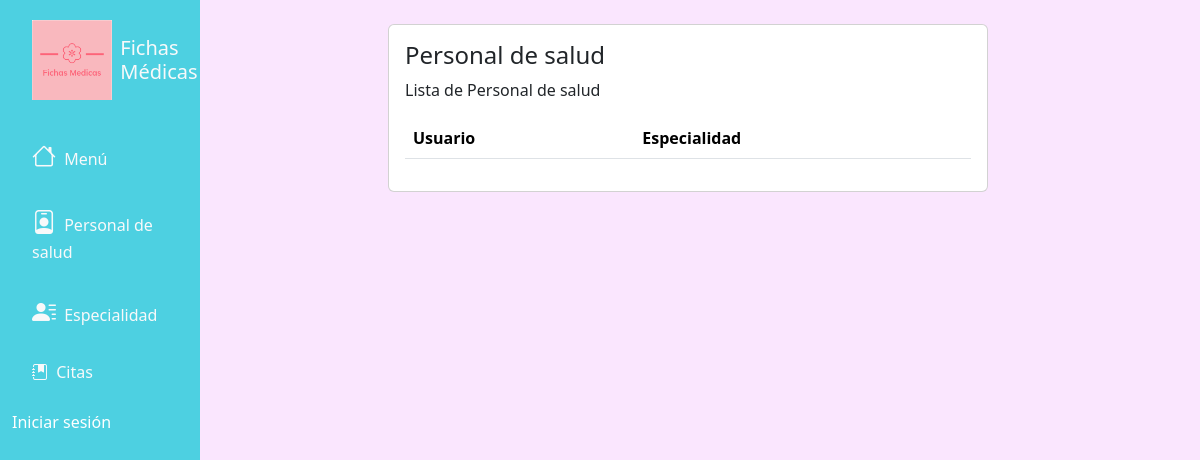
/personalsalud/, run on an earlier commit of the app's database.
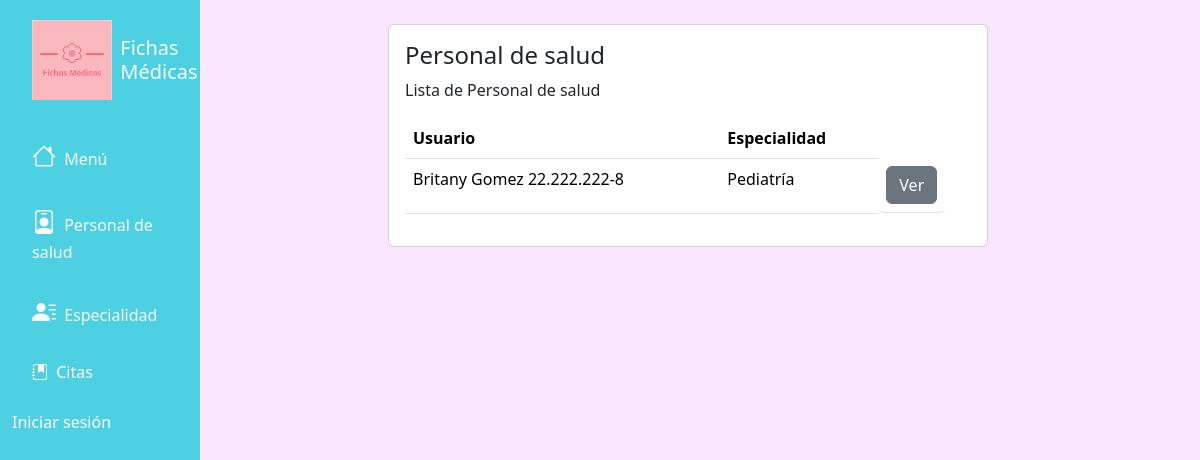
And on a later commit of the database.
### fichasapp/models.py (models this page shows, shortened)
class PersonalSalud(models.Model):
    usuario = models.ForeignKey(Usuario, on_delete=models.CASCADE)
    especialidad = models.ForeignKey(Especialidad, on_delete=models.CASCADE)

class Usuario(models.Model):
    ROL = (('Administrador', 'Administrador'),
           ('Funcionario', 'Funcionario'),
           ('Usuario', 'Usuario'),
           )
    nombre = models.CharField(max_length=50, null=True)
    apellido = models.CharField(max_length=50, null=True)
    rut = models.CharField(max_length=13, null=True)
    correo = models.EmailField(max_length=50, null=True)
    rol = models.CharField(max_length=200, null=True, choices=ROL)
    def __str__(self):
        return "{} {} {}".format(self.nombre, self.apellido, self.rut)

class Especialidad(models.Model):
    name = models.CharField(max_length=30)
    def __str__(self):
        return self.name

### fichasapp/views.py (the view)
# urls.py: path('personalsalud/', views.personalSalud, name='personalsalud'),
def personalSalud(request):
    personal = PersonalSalud.objects.all()
    return render(request, 'personalSalud/psalud.html', {'personal': personal})

### templates/personalSalud/psalud.html (shortened to what this page needs)
{% extends 'base.html' %}
{% block content %}
<div class="page-content page-container" id="page-content">
  <div class="padding">
    <div class="row container d-flex justify-content-center">
      <div class="col-lg-8 grid-margin stretch-card">
        <div class="card">
          <div class="card-body">
            <h4 class="card-title">Personal de salud</h4>
            <p class="card-description">
              Lista de Personal de salud
            </p>
            <div class="table-responsive">
              <table class="table">
                <thead>
                  <tr>
                    <th>Usuario</th>
                    <th>Especialidad</th>
                  </tr>
                </thead>
                <tbody>
                  {% for p in personal %}
                  <tr>
                    <td>{{p.usuario}}</td>
                    <td>{{p.especialidad}}</td>
                    <td class="btn-group" role="group" aria-label="Basic mixed styles example">
                      {% if user.is_authenticated %}
                     <a class="btn btn-primary" href="{% url 'modificar_personal' p.id %}" role="button">Modificar</a>
                      <a  class="btn btn-secondary" href="{% url 'mostrar_personal' p.id %}" role="button">Ver</a>
                      <a  class="btn btn-danger" href="{% url 'eliminar_personal' p.id %}" role="button">Eliminar</a>
                      {% else %}
                        <a  class="btn btn-secondary" href="{% url 'mostrar_personal' p.id %}" role="button">Ver</a>
                      {%endif%}
                    </td>
                  </tr>
                  {% endfor %}
                </tbody>
              </table>
            </div>
          </div>
        </div>
      </div>
    </div>
  </div>
</div>
{% endblock content %}

What changed in the data, as far as the page shows it:
added PersonalSalud: usuario "Britany Gomez 22.222.222-8", especialidad "Pediatría"
